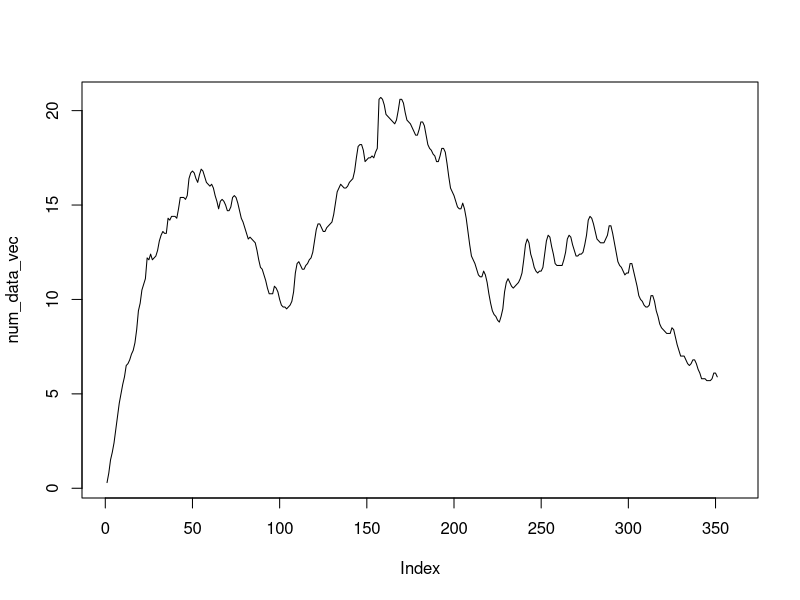
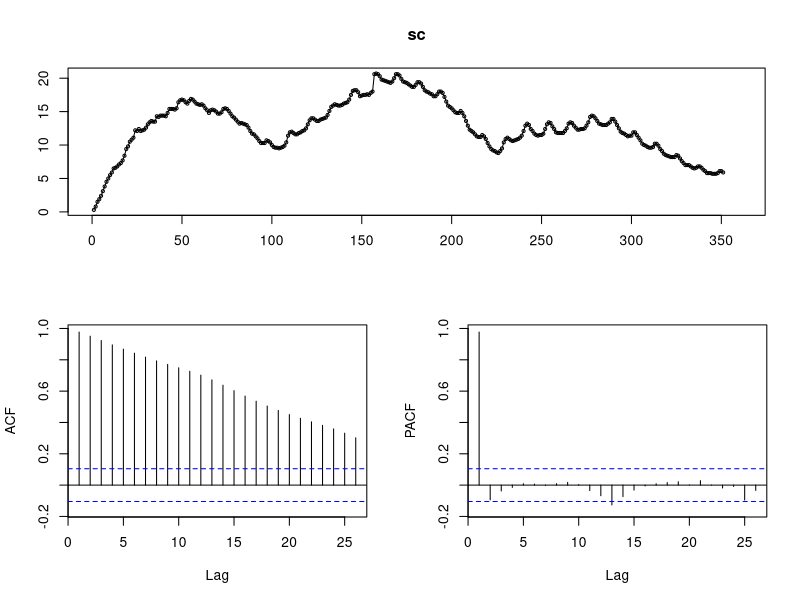
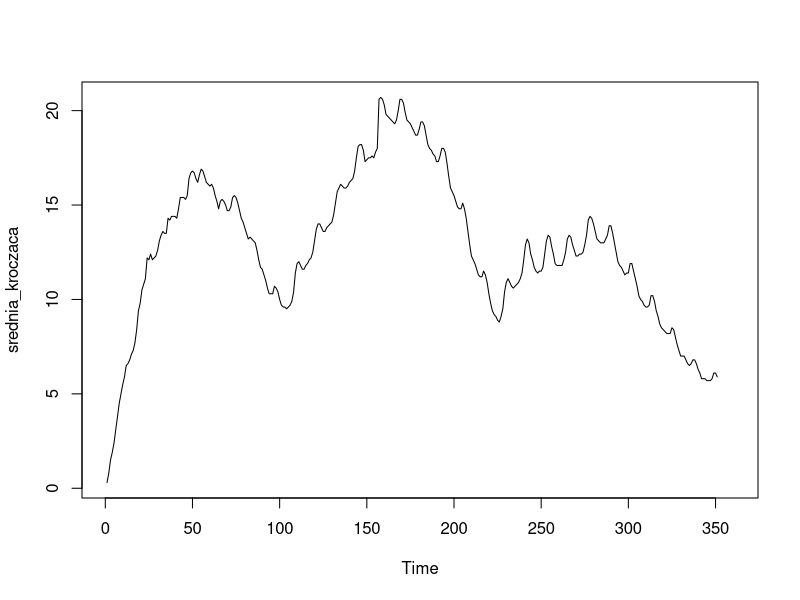
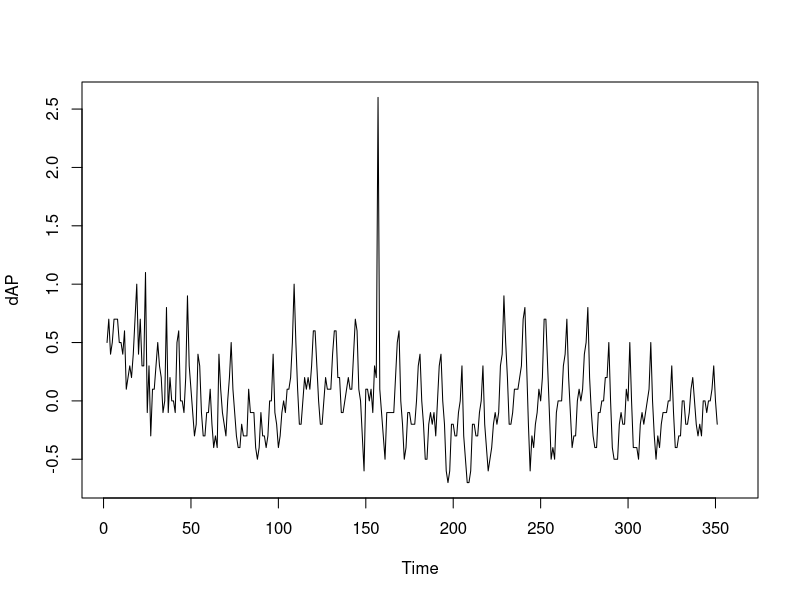
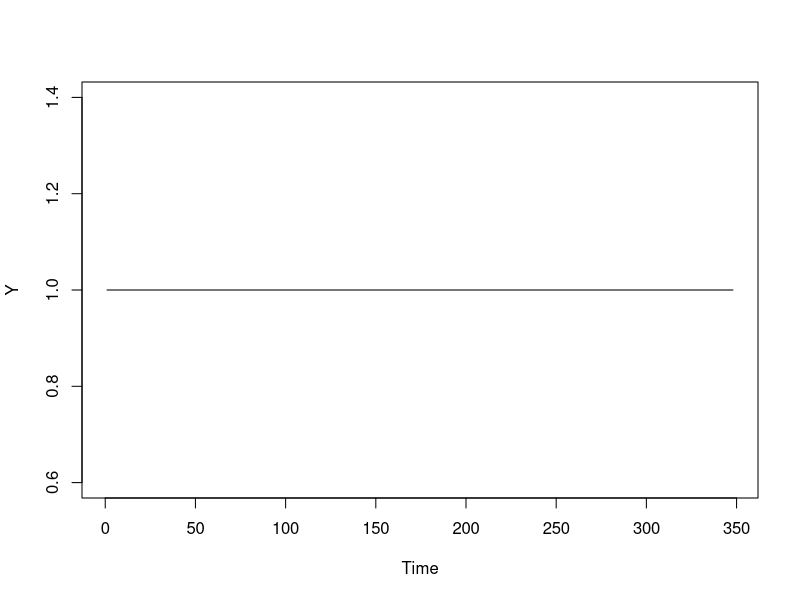

Generate these figures, in order, with R:
## ---- chunk 1
knitr::opts_chunk$set(echo = TRUE)
## ---- chunk 2
library(jsonlite)

dane <- read.csv2("GUS.csv", header=FALSE)
pure_data <-dane[2:31,2:13]
head(pure_data)
## ---- chunk 3
pure_inv_data <- pure_data[dim(pure_data)[1]:1, ]
head(pure_inv_data)
## ---- chunk 4
library(jsonlite)
data_vec = as.vector(t(pure_inv_data))
## ---- chunk 5
d2 = lapply(data_vec, function(x) return(sub(',','.', x)))
data_vec
## ---- chunk 6
data_vec_with_dot = unlist(d2)
## ---- chunk 7
num_data_vec = as.numeric(data_vec_with_dot)
num_data_vec
## ---- chunk 8
df=data.frame(num_data_vec)
## ---- chunk 9
plot(num_data_vec, type = "l")
## ---- chunk 10
library(dplyr)
library(forecast)
frequency(num_data_vec)
## ---- chunk 11
sc = ts(num_data_vec, frequency = 1)
## ---- chunk 12
tsdisplay(sc)
## ---- chunk 13
library(zoo)
srednia_kroczaca=rollmean(sc, 1)
plot(srednia_kroczaca)
## ---- chunk 14
dAP = diff(sc)
plot(dAP)
## ---- chunk 15
l=length(sc)

## ---- chunk 16
test2019=window(sc,start=349)
  
train2019=window(sc,end=348)
  
test2019
## ---- chunk 17
test2018=window(sc,start=337, end=348 )
train2018=window(sc,end=336)
## ---- chunk 18
test2015=window(sc,start=301,end=312)
train2015=window(sc, end=300)
## ---- chunk 19
test2010=window(sc,start=241,end=252)
train2010=window(sc,end=240)
## ---- chunk 20
Trend = as.ts(rollmean(train2019, 1, fill = c(0,0,0), align = "right"))
Y = as.ts(train2019 / Trend)
Y[which(!is.finite(Y))] = NA
#Y_omitted = ts(na.omit(Y), frequency = 12, start = c(1949, 7))
plot(Y)
